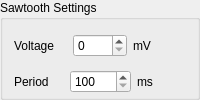
         <widget class="QGroupBox" name="SawtoothSupplyGroup">
          <property name="sizePolicy">
           <sizepolicy hsizetype="Preferred" vsizetype="Fixed">
            <horstretch>0</horstretch>
            <verstretch>0</verstretch>
           </sizepolicy>
          </property>
          <property name="title">
           <string>Sawtooth Settings</string>
          </property>
          <layout class="QVBoxLayout" name="verticalLayout_9">
           <property name="bottomMargin">
            <number>0</number>
           </property>
           <item>
            <layout class="QHBoxLayout" name="horizontalLayout_20">
             <item>
              <widget class="QLabel" name="label_24">
               <property name="text">
                <string>Voltage</string>
               </property>
              </widget>
             </item>
             <item>
              <widget class="QSpinBox" name="Sawtooth_voltage">
               <property name="maximum">
                <number>3600</number>
               </property>
               <property name="singleStep">
                <number>100</number>
               </property>
               <property name="value">
                <number>0</number>
               </property>
              </widget>
             </item>
             <item>
              <widget class="QLabel" name="label_27">
               <property name="text">
                <string>mV</string>
               </property>
              </widget>
             </item>
            </layout>
           </item>
           <item>
            <layout class="QHBoxLayout" name="horizontalLayout_21">
             <item>
              <widget class="QLabel" name="label_25">
               <property name="text">
                <string>Period</string>
               </property>
              </widget>
             </item>
             <item>
              <widget class="QSpinBox" name="Sawtooth_period">
               <property name="minimum">
                <number>100</number>
               </property>
               <property name="maximum">
                <number>10000</number>
               </property>
               <property name="singleStep">
                <number>100</number>
               </property>
               <property name="value">
                <number>100</number>
               </property>
              </widget>
             </item>
             <item>
              <widget class="QLabel" name="label_26">
               <property name="text">
                <string>ms</string>
               </property>
              </widget>
             </item>
            </layout>
           </item>
          </layout>
         </widget>
